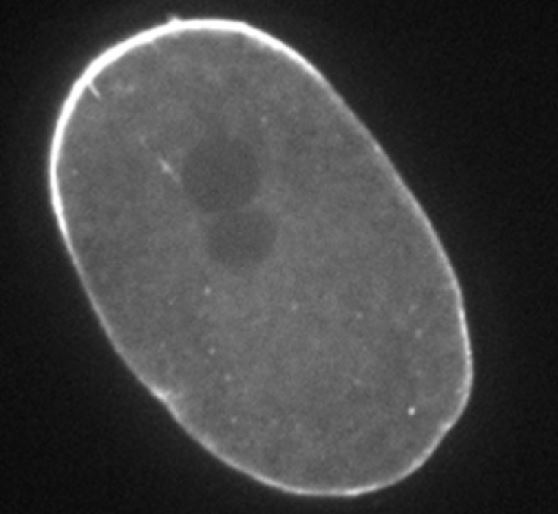
#> input picture data/embryo.JPG, 558 x 514 px, found by its file name
$ python 12_binarization.py
#> lines starting #> are read from the running program, lines starting #| are printed output that depends on the picture; after the words box and inside, x2 and y2 are one past the last pixel; in counts of white or black regions, pixels touching at a corner belong together
# The code is shared on SDSC Github

import cv2 as cv
from matplotlib import pyplot as plt
import numpy as np

embryo = cv.imread('../data/embryo.jpg') # read image
#> embryo is the input picture: shape (514, 558, 3); min 7, max 255, mean 66.6
embryo = cv.cvtColor(embryo, cv.COLOR_BGR2GRAY) # convert from BGR to GRAY
#> embryo: shape (514, 558)

re, binary = cv.threshold(embryo, 50, 255, cv.THRESH_BINARY) # image binarization using a defined threshold
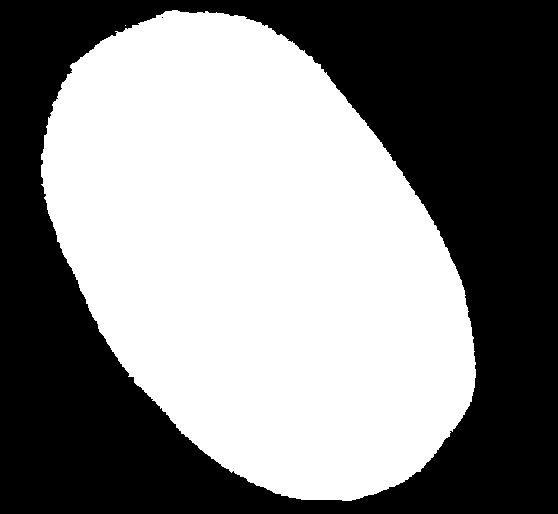
#> binary: shape (514, 558); 52% white; 2 black regions (1 under 20 px), largest, box (x1, y1, x2, y2) and area: (0, 0, 558, 514) 137768
plt.subplot(231) # create panel (2 rows and 3 columns) and locate to the first sub-figure
plt.imshow(binary, cmap = 'gray')
plt.title('Threshold = 50 (0~255)') # title
plt.xticks([]) # remove x axis
plt.yticks([]) # remove y axis

re, binary = cv.threshold(embryo, 100, 255, cv.THRESH_BINARY) # image binarization using a defined threshold
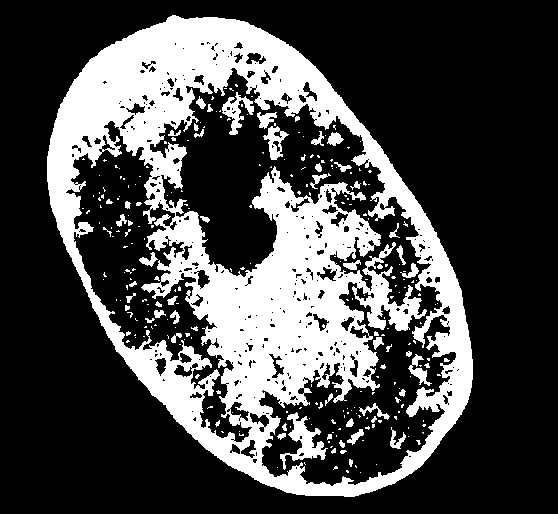
#> binary: shape (514, 558); 28.5% white; 278 white regions (221 under 20 px), largest, box (x1, y1, x2, y2) and area: (47, 15, 473, 497) 75448, (280, 412, 328, 470) 957, (222, 92, 254, 135) 537
plt.subplot(232)
plt.imshow(binary, cmap = 'gray')
plt.title('Threshold = 100 (0~255)')
plt.xticks([])
plt.yticks([])

re, binary = cv.threshold(embryo, 150, 255, cv.THRESH_BINARY) # image binarization using a defined threshold
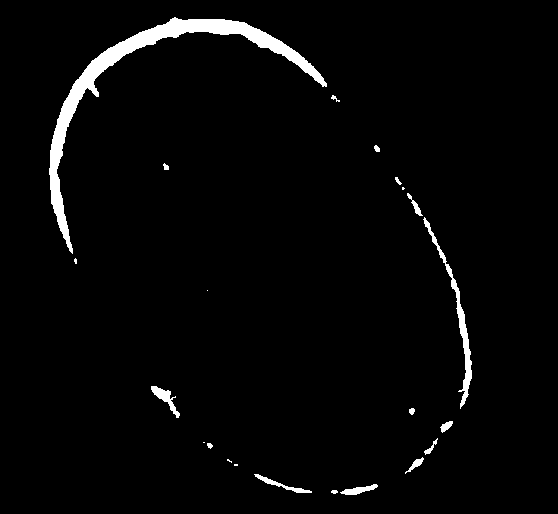
#> binary: shape (514, 558); 2.7% white; 22 white regions (6 under 20 px), largest, box (x1, y1, x2, y2) and area: (49, 17, 327, 254) 5612, (423, 217, 472, 409) 977, (151, 386, 180, 418) 286
plt.subplot(233)
plt.imshow(binary, cmap = 'gray')
plt.title('Threshold = 150 (0~255)')
plt.xticks([])
plt.yticks([])

re, binary = cv.threshold(embryo, np.mean(embryo), 255, cv.THRESH_BINARY) # image binarization using the mean intensity
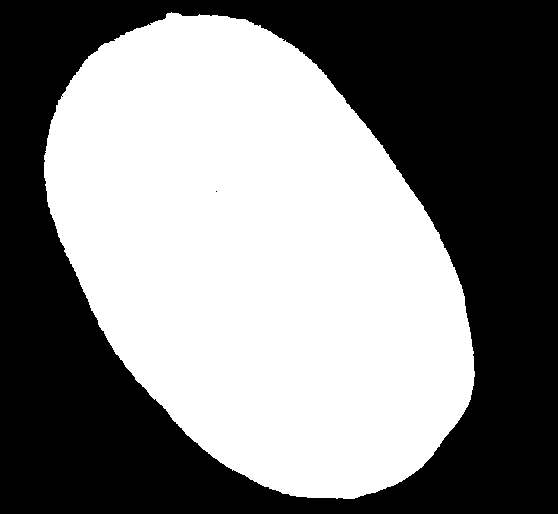
#> binary: shape (514, 558); 50.9% white; 2 black regions (1 under 20 px), largest, box (x1, y1, x2, y2) and area: (0, 0, 558, 514) 140865
#> re = 66
plt.subplot(234)
plt.imshow(binary, cmap = 'gray')
plt.title('Threshold = Mean (0~255)')
plt.xticks([])
plt.yticks([])

re, binary = cv.threshold(embryo, np.median(embryo), 255, cv.THRESH_BINARY) # image binarization using the median intensity
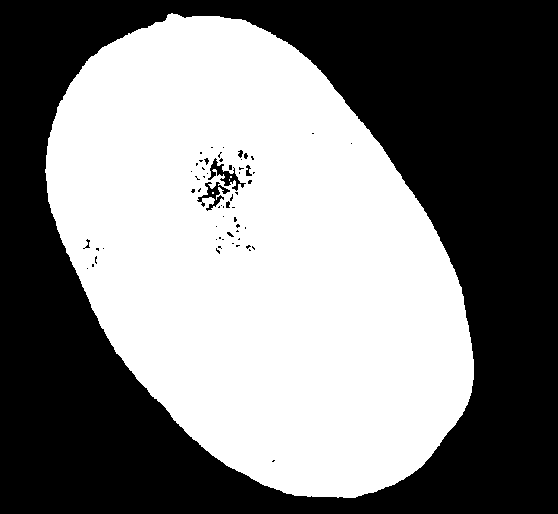
#> binary: shape (514, 558); 50% white; 4 white regions (3 under 20 px), largest, box (x1, y1, x2, y2) and area: (45, 13, 474, 498) 143389
#> re = 80
plt.subplot(235)
plt.imshow(binary, cmap = 'gray')
plt.title('Threshold = Median (0~255)')
plt.xticks([])
plt.yticks([])

re, binary = cv.threshold(embryo, 0, 255, cv.THRESH_BINARY | cv.THRESH_OTSU) # image binarization using Otsu's method
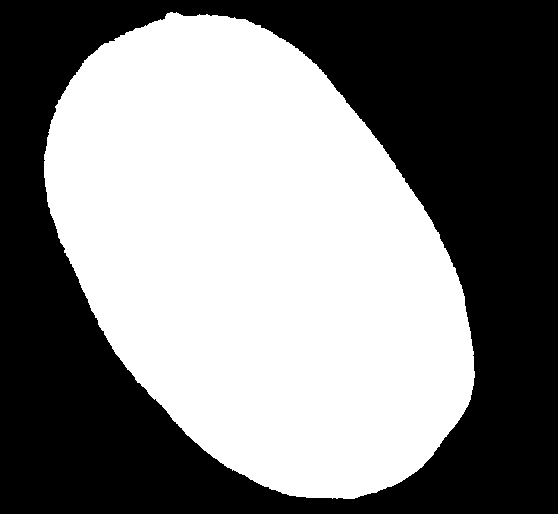
#> binary: shape (514, 558); 50.9% white; 1 black region, box (x1, y1, x2, y2) and area: (0, 0, 558, 514) 140731
#> re = 65
plt.subplot(236)
plt.imshow(binary, cmap = 'gray')
plt.title('Otsu Method')
plt.xticks([])
plt.yticks([])

$ run again, with data/1.jpg copied over data/embryo.JPG
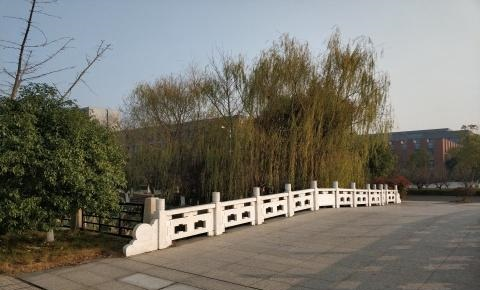
#> input picture data/1.jpg, 480 x 290 px, found by its file name
#> embryo is the input picture: shape (290, 480, 3); mean B, G, R 107.1, 116.1, 118.2
#> embryo: shape (290, 480)
#> `re, binary = cv.threshold(embryo, 50, 255, cv.THRESH_BINARY)`:
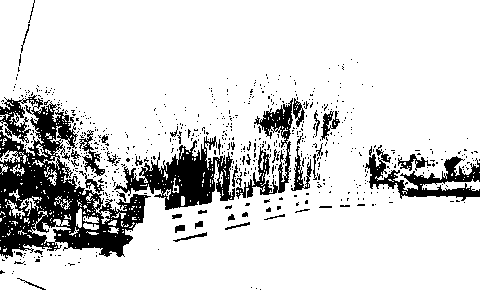
#> binary: shape (290, 480); 84.2% white; 639 black regions (595 under 20 px), largest, box (x1, y1, x2, y2) and area: (0, 95, 151, 259) 10208, (114, 136, 235, 210) 3709, (365, 145, 480, 201) 2125
#> `re, binary = cv.threshold(embryo, np.mean(embryo), 255, cv.THRESH_BINA..`: re = 115
#> `re, binary = cv.threshold(embryo, np.median(embryo), 255, cv.THRESH_BI..`: re = 109
#> `re, binary = cv.threshold(embryo, 0, 255, cv.THRESH_BINARY | cv.THRESH..`:
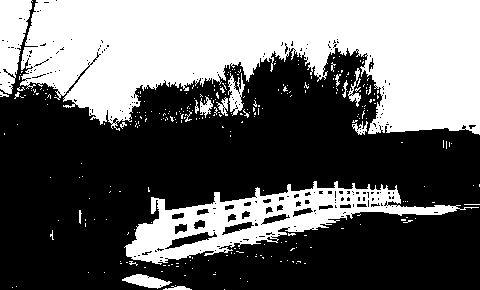
#> binary: shape (290, 480); 40.1% white; 293 white regions (275 under 20 px), largest, box (x1, y1, x2, y2) and area: (20, 0, 480, 135) 41604, (124, 181, 479, 265) 9780, (0, 0, 33, 94) 1992
#> `re, binary = cv.threshold(embryo, 0, 255, cv.THRESH_BINARY | cv.THRESH..`: re = 126

$ run again, with data/2.jpg copied over data/embryo.JPG
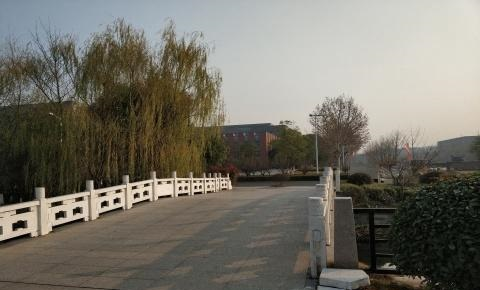
#> input picture data/2.jpg, 480 x 290 px, found by its file name
#> embryo is the input picture: shape (290, 480, 3); mean B, G, R 103.3, 113.1, 116.3
#> embryo: shape (290, 480)
#> `re, binary = cv.threshold(embryo, 50, 255, cv.THRESH_BINARY)`:
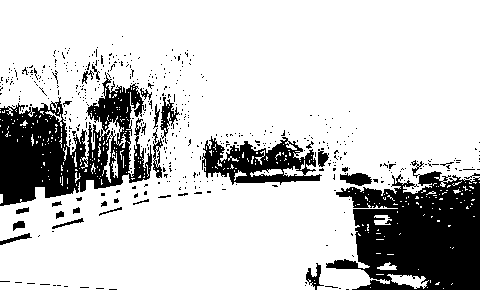
#> binary: shape (290, 480); 79.2% white; 503 black regions (472 under 20 px), largest, box (x1, y1, x2, y2) and area: (326, 160, 480, 290) 12405, (0, 72, 152, 206) 10124, (202, 136, 322, 185) 2984
#> `re, binary = cv.threshold(embryo, np.mean(embryo), 255, cv.THRESH_BINA..`: re = 112
#> `re, binary = cv.threshold(embryo, np.median(embryo), 255, cv.THRESH_BI..`: re = 94
#> `re, binary = cv.threshold(embryo, 0, 255, cv.THRESH_BINARY | cv.THRESH..`:
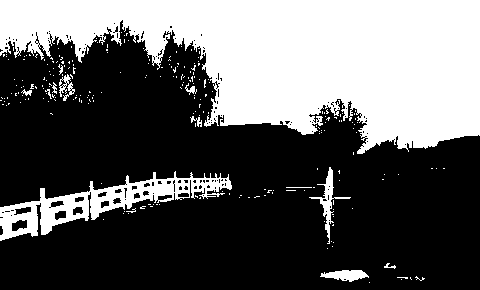
#> binary: shape (290, 480); 37% white; 242 white regions (229 under 20 px), largest, box (x1, y1, x2, y2) and area: (0, 0, 480, 154) 44827, (0, 171, 232, 241) 4703, (309, 167, 351, 244) 516
#> `re, binary = cv.threshold(embryo, 0, 255, cv.THRESH_BINARY | cv.THRESH..`: re = 129
